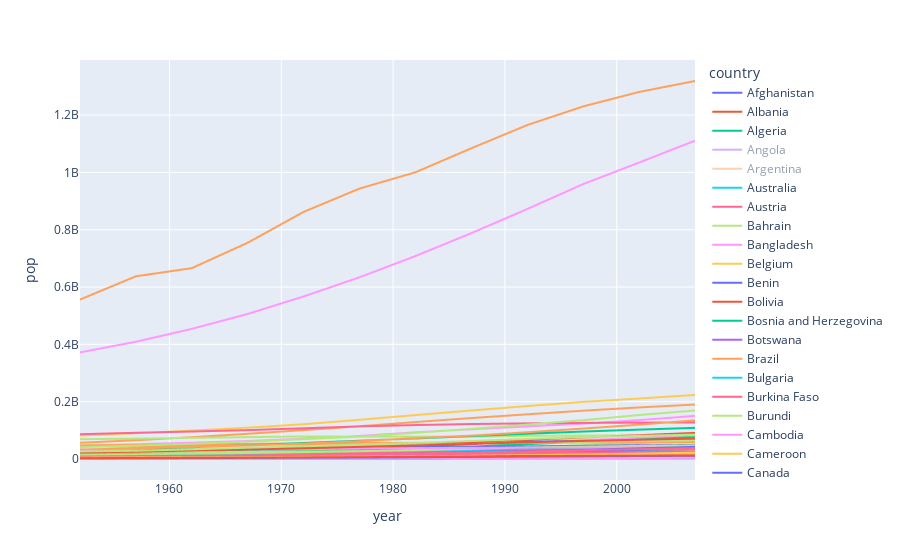

Here is the notebook cell this chart was saved with:
### Markdown cell above
If we click on a country it unchecks it. If we click again, it checks it back.

### Code cell
px.line(data_frame=countries,x='year',y='pop', color='country')
